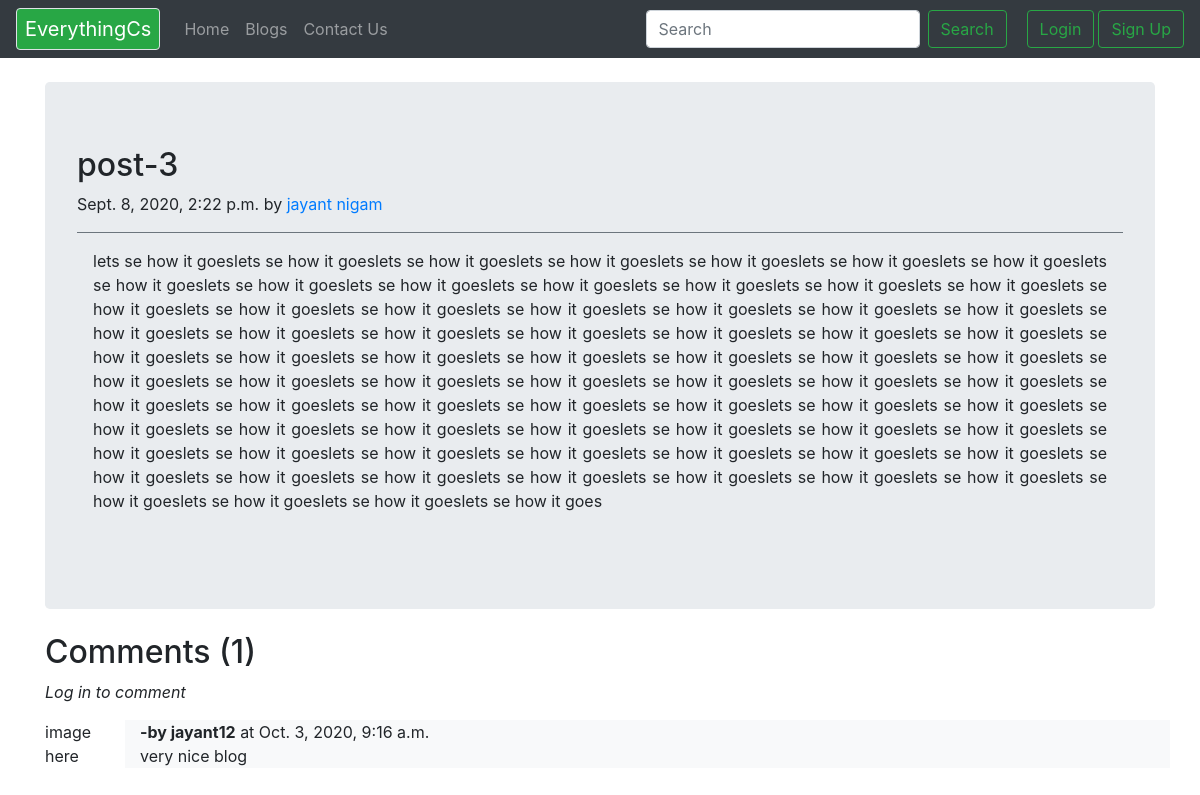
/blog/post-3, run on the app's committed database.
### blog/models.py (models this page shows, shortened)
class Post(models.Model):
    sno = models.AutoField(primary_key=True)
    title = models.CharField(max_length=50)
    content = models.TextField()
    author = models.CharField(max_length=50)
    slug = models.SlugField(max_length=200)
    timeStamp = models.DateTimeField(auto_now_add=True)
    class Meta:
        ordering = ['-timeStamp']

class BlogComment(models.Model):
    sno = models.AutoField(primary_key=True)
    comment = models.TextField()
    user = models.ForeignKey(User, on_delete=models.CASCADE)
    post = models.ForeignKey(Post, on_delete=models.CASCADE)
    parent = models.ForeignKey('self', on_delete=models.CASCADE, null=True)
    timestamp = models.DateTimeField(auto_now_add=True)
    class Meta:
        ordering = ['-timestamp']

### blog/views.py (the view)
# urls.py: path('<str:slug>', views.blogPost, name='blogpost'),
def blogPost(request, slug):
    post = Post.objects.filter(slug=slug).first()
    comments = BlogComment.objects.filter(post=post)
    print(request.user)
    context = {'post': post, 'comments': comments, 'user': request.user}
    return render(request, 'blog/blogPost.html', context)

### templates/blog/blogPost.html (shortened to what this page needs)
{% extends 'base.html' %}
{% block body %}
<div class="container ">
  <div class="jumbotron my-4 ">
    <div class="blog-post">
      <h2 class="blog-post-title">{{post.title}}</h2>
      <p class="blog-post-meta">{{post.timeStamp}} by <a href="#">{{post.author}}</a></p>
      <div class="post-content border-top border-secondary p-3 text-justify">
         <p>{{post.content}}</p>
      </div>
    </div>
  </div>
</div>
<div>
  <div class="container">
  {% if user.is_authenticated %}
  <form action="/blog/postComment" method='post'>
      <form>
      <h2 class = 'my-2'>Comments({{comments.count}})</h2>
        <div class="form-group">
          {% csrf_token %}
          <label for="exampleInputEmail1">post comment </label>
          <input type="text" class="form-control" name='comment' placeholder='type here'>
          <input type="hidden" name="postSno" value="{{post.sno}}">
        </div>
        <button type="submit" class="btn btn-primary">comment</button>
      </form>
       {% for comment in comments %}
      <div class="row my-3">
        <div class="col-md-1">image here</div>
        <div class="col-md-11 bg-light">
        <b>-by {{comment.user.username}}</b> at {{comment.timestamp}}
        <div>
        {{comment.comment}}
        </div>
        </div>
      </div>
      {% endfor %}
  {% else %}
  <h2 class = 'my-2'>Comments ({{comments.count}})</h2>
  <i>Log in to comment</i>
  {% for comment in comments %}
      <div class="row my-3">
        <div class="col-md-1">image here</div>
        <div class="col-md-11 bg-light">
        <b>-by {{comment.user.username}}</b> at {{comment.timestamp}}
        <div>
        {{comment.comment}}
        </div>
        </div>
      </div>
      {% endfor %}
  {% endif %}
  </div>
</div>
{% endblock body %}

### data on the page
Post: title "post-3", timeStamp "Sept. 8, 2020, 2:22 p.m.", author "jayant nigam", content "lets se how it goeslets se how it goeslets se how it goeslets se how it goeslets se how it goeslets se how it goeslets se how it goeslets se how it goeslets se how it goeslets se how it goeslets se how it goeslets se how it goeslets se how it goeslets se how it goeslets se how it goeslets se how it goeslets se how it goeslets se how it goeslets se how it goeslets se how it goeslets se how it goeslets se how it goeslets se how it goeslets se how it goeslets se how it goeslets se how it goeslets se how it goeslets se how it goeslets se how it goeslets se how it goeslets se how it goeslets se how it goeslets se how it goeslets se how it goeslets se how it goeslets se how it goeslets se how it…"
BlogComment: user.username "jayant12", timestamp "Oct. 3, 2020, 9:16 a.m.", comment "very nice blog"

### other printed values
{{ comments.count }} "1"
